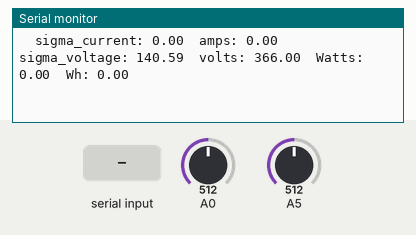
The sketch below on a simulated Arduino Uno, built with avr-gcc and run on an emulated ATmega328P. Parts: the last lines printed to the serial monitor. Inputs (shaded band) come from the test bench; at power-on: A0 = 512, A5 = 512.

Above: at 1.2 s.
1.3 s: A0 set to 716
At 2.6 s:
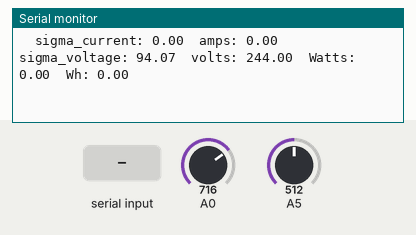
2.8 s: A5 set to 716
At 3.8 s:
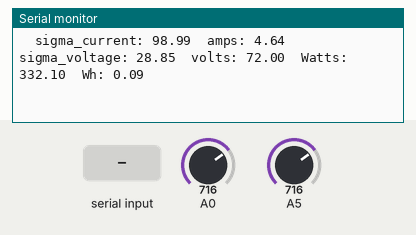
4.3 s: "1\n" received over the second serial link
5.8 s: A0 set to 900
At 6.8 s:
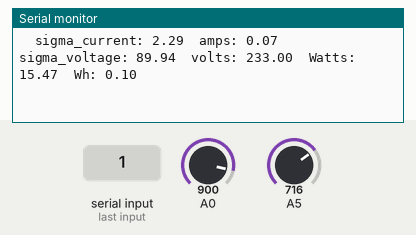
7.3 s: A5 set to 900
At 8.8 s:
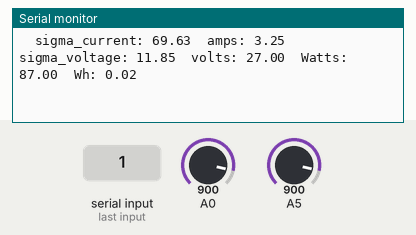
Timing chart, 0 to 9.8 s (numbered marks = the images above; inputs shaded):
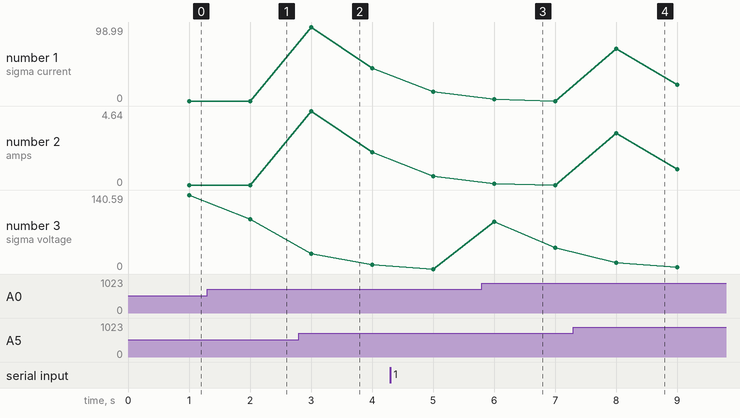

The sketch:

Code_Arduino_Computation_AC.ino
```cpp
#include <Filters.h>
#include <SoftwareSerial.h>
#include <ArduinoJson.h>

SoftwareSerial s(5,6);

float testFrequency = 50;                     // test signal frequency (Hz)
float windowLength = 20.0/testFrequency;     // how long to average the signal, for statistic
int sensorValue = 0;
int sensorValue_volt = 0;
float intercept = -0.0419; // to be adjusted based on calibration testing
float slope = 0.0473; // to be adjusted based on calibration testing
float interceptVolts = -4.4924;// to be adjusted based on calibration testing
float slopeVolts = 2.6368;// to be adjusted based on calibration testing
float Volts;// estimated actual voltage in volts
float Volt;
float current_amps; // estimated actual current in amps
float power;
float energy;
unsigned long current_time = 0;
unsigned long previous_time = 0;

unsigned long printPeriod = 1000; // in milliseconds
// Track time in milliseconds since last reading
unsigned long previousMillis = 0;

void setup()
{
  s.begin(9600);// starting serial port for serial communication with Wemos D1 Mini Pro
  Serial.begin( 115200 );// start the serial port
  pinMode(13,OUTPUT);
}

void loop()
{
  CurrentAndVoltage();
}

float CurrentAndVoltage()
{
  RunningStatistics inputStats;                 // create statistics to look at the raw test signal
  inputStats.setWindowSecs( windowLength );

  RunningStatistics inputStats1;
  inputStats1.setWindowSecs( windowLength );    // create statistics to look at the raw test signal

  while(true)
  {
    sensorValue = analogRead(A5);  // read the analog in value
    inputStats.input(sensorValue);  // log to Stats function
    sensorValue_volt = analogRead(A0);  // read the analog in value
    inputStats1.input(sensorValue_volt);  // log to Stats function

    if((unsigned long)(millis() - previousMillis) >= printPeriod)
    {
      previousMillis = millis();   // update time
      // convert signal sigma value to current in amps
      current_amps = intercept + slope * inputStats.sigma();  // finding out the current using line of best fit
      Volts = interceptVolts + slopeVolts * inputStats1.sigma();  // finding out the voltage using line of best fit
      Volt = round(Volts);
      previous_time = current_time;
      current_time = millis();
      power = current_amps*Volts; // calculating power
      energy = energy + power*((current_time - previous_time)/3600000.0); // calculating energy spent
      digitalWrite(13,HIGH);
      if(current_amps>=-0.05 && current_amps<=0.05)
      {
        Volts = 0;
        current_amps = 0;
        power = 0;
        energy = 0;
        digitalWrite(13,LOW);
      }
      Serial.print( "\n" );
      Serial.print( "\tsigma_current: " ); Serial.print( inputStats.sigma() );
      Serial.print( "\tamps: " ); Serial.print( current_amps );
      Serial.print( "\tsigma_voltage: " ); Serial.print( inputStats1.sigma() );
      Serial.print( "\tvolts: "); Serial.print( Volt );
      Serial.print( "\tWatts: " ); Serial.print( power );
      Serial.print( "\tWh: "); Serial.print( energy );
      // sending data to Wemos D1 Mini Pro V2 using JSON format
      StaticJsonBuffer<1000> jsonBuffer;
      JsonObject& root = jsonBuffer.createObject();
      root["data1"] = current_amps;
      root["data2"] = Volts;
      root["data3"] = power;
      root["data4"] = energy;
      if(s.available()>0)
      {root.printTo(s);}
    }
  }
}
```

Measured:
- after the input at 1.3 s, the serial monitor: prints a new line after 0.70 s (image 1)
- after the input at 2.8 s, the serial monitor: prints a new line after 0.20 s (image 2)
- after the input at 5.8 s, the serial monitor: prints a new line after 0.20 s (image 3)
- after the input at 7.3 s, the serial monitor: prints a new line after 0.70 s (image 4)
- plotted number 1: 0 → 44.11 after the input at 2.8 s, 0 → 21.83 after the input at 7.3 s
- plotted number 2: 0 → 2.04 after the input at 2.8 s, 0 → 0.99 after the input at 7.3 s
- plotted number 3: 140.59 → 94.07 after the input at 1.3 s, 94.07 → 7.79 after the input at 2.8 s, 0 → 40.05 after the input at 5.8 s, 40.05 → 3.77 after the input at 7.3 s
